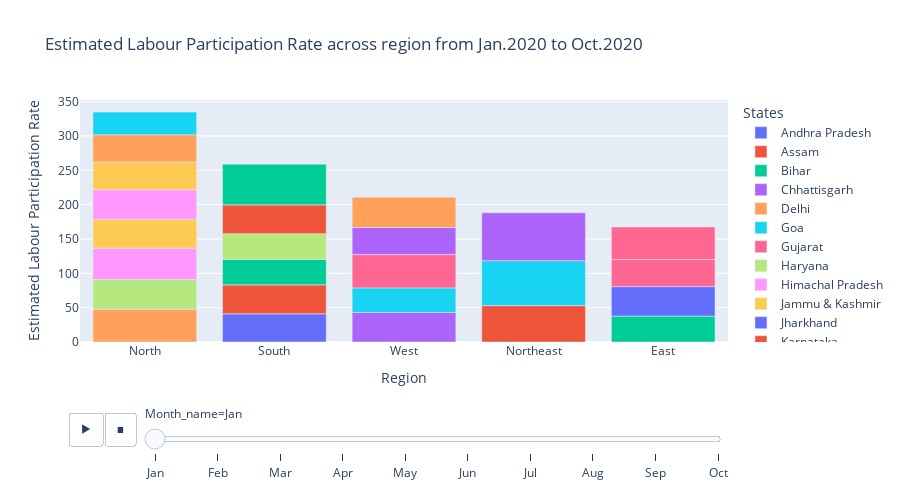

The cell this chart's notebook holds for it:
### Code cell
fig = px.bar(df, x='Region', y='Estimated Labour Participation Rate', animation_frame='Month_name', color='States',
             title='Estimated Labour Participation Rate across region from Jan.2020 to Oct.2020', height=500, template='plotly')
fig.update_layout(xaxis={'categoryorder': 'total descending'})
fig.layout.updatemenus[0].buttons[0].args[1]["frame"]["duration"] = 2000
fig.show()

### Figure 1 — Plotly figure (JSON) as saved in the notebook; plotly's stock layout.template omitted (floating-point values rounded to 4 significant figures)
{"data": [{"alignmentgroup": "True", "hovertemplate": "States=Andhra Pradesh<br>Month_name=Jan<br>Region=%{x}<br>Estimated Labour Participation Rate=%{y}<extra></extra>", "legendgroup": "Andhra Pradesh", "marker": {"color": "#636efa", "pattern": {"shape": ""}}, "name": "Andhra Pradesh", "offsetgroup": "Andhra Pradesh", "orientation": "v", "showlegend": true, "textposition": "auto", "type": "bar", "x": ["South"], "xaxis": "x", "y": [41.02], "yaxis": "y"}, {"alignmentgroup": "True", "hovertemplate": "States=Assam<br>Month_name=Jan<br>Region=%{x}<br>Estimated Labour Participation Rate=%{y}<extra></extra>", "legendgroup": "Assam", "marker": {"color": "#EF553B", "pattern": {"shape": ""}}, "name": "Assam", "offsetgroup": "Assam", "orientation": "v", "showlegend": true, "textposition": "auto", "type": "bar", "x": ["Northeast"], "xaxis": "x", "y": [52.98], "yaxis": "y"}, {"alignmentgroup": "True", "hovertemplate": "States=Bihar<br>Month_name=Jan<br>Region=%{x}<br>Estimated Labour Participation Rate=%{y}<extra></extra>", "legendgroup": "Bihar", "marker": {"color": "#00cc96", "pattern": {"shape": ""}}, "name": "Bihar", "offsetgroup": "Bihar", "orientation": "v", "showlegend": true, "textposition": "auto", "type": "bar", "x": ["East"], "xaxis": "x", "y": [37.72], "yaxis": "y"}, {"alignmentgroup": "True", "hovertemplate": "States=Chhattisgarh<br>Month_name=Jan<br>Region=%{x}<br>Estimated Labour Participation Rate=%{y}<extra></extra>", "legendgroup": "Chhattisgarh", "marker": {"color": "#ab63fa", "pattern": {"shape": ""}}, "name": "Chhattisgarh", "offsetgroup": "Chhattisgarh", "orientation": "v", "showlegend": true, "textposition": "auto", "type": "bar", "x": ["West"], "xaxis": "x", "y": [43.08], "yaxis": "y"}, {"alignmentgroup": "True", "hovertemplate": "States=Delhi<br>Month_name=Jan<br>Region=%{x}<br>Estimated Labour Participation Rate=%{y}<extra></extra>", "legendgroup": "Delhi", "marker": {"color": "#FFA15A", "pattern": {"shape": ""}}, "name": "Delhi", "offsetgroup": "Delhi", "orientation": "v", "showlegend": true, "textposition": "auto", "type": "bar", "x": ["North"], "xaxis": "x", "y": [47.79], "yaxis": "y"}, {"alignmentgroup": "True", "hovertemplate": "States=Goa<br>Month_name=Jan<br>Region=%{x}<br>Estimated Labour Participation Rate=%{y}<extra></extra>", "legendgroup": "Goa", "marker": {"color": "#19d3f3", "pattern": {"shape": ""}}, "name": "Goa", "offsetgroup": "Goa", "orientation": "v", "showlegend": true, "textposition": "auto", "type": "bar", "x": ["West"], "xaxis": "x", "y": [35.73], "yaxis": "y"}, {"alignmentgroup": "True", "hovertemplate": "States=Gujarat<br>Month_name=Jan<br>Region=%{x}<br>Estimated Labour Participation Rate=%{y}<extra></extra>", "legendgroup": "Gujarat", "marker": {"color": "#FF6692", "pattern": {"shape": ""}}, "name": "Gujarat", "offsetgroup": "Gujarat", "orientation": "v", "showlegend": true, "textposition": "auto", "type": "bar", "x": ["West"], "xaxis": "x", "y": [48.49], "yaxis": "y"}, {"alignmentgroup": "True", "hovertemplate": "States=Haryana<br>Month_name=Jan<br>Region=%{x}<br>Estimated Labour Participation Rate=%{y}<extra></extra>", "legendgroup": "Haryana", "marker": {"color": "#B6E880", "pattern": {"shape": ""}}, "name": "Haryana", "offsetgroup": "Haryana", "orientation": "v", "showlegend": true, "textposition": "auto", "type": "bar", "x": ["North"], "xaxis": "x", "y": [43.36], "yaxis": "y"}, {"alignmentgroup": "True", "hovertemplate": "States=Himachal Pradesh<br>Month_name=Jan<br>Region=%{x}<br>Estimated Labour Participation Rate=%{y}<extra></extra>", "legendgroup": "Himachal Pradesh", "marker": {"color": "#FF97FF", "pattern": {"shape": ""}}, "name": "Himachal Pradesh", "offsetgroup": "Himachal Pradesh", "orientation": "v", "showlegend": true, "textposition": "auto", "type": "bar", "x": ["North"], "xaxis": "x", "y": [45.5], "yaxis": "y"}, {"alignmentgroup": "True", "hovertemplate": "States=Jammu & Kashmir<br>Month_name=Jan<br>Region=%{x}<br>Estimated Labour Participation Rate=%{y}<extra></extra>", "legendgroup": "Jammu & Kashmir", "marker": {"color": "#FECB52", "pattern": {"shape": ""}}, "name": "Jammu & Kashmir", "offsetgroup": "Jammu & Kashmir", "orientation": "v", "showlegend": true, "textposition": "auto", "type": "bar", "x": ["North"], "xaxis": "x", "y": [42.2], "yaxis": "y"}, {"alignmentgroup": "True", "hovertemplate": "States=Jharkhand<br>Month_name=Jan<br>Region=%{x}<br>Estimated Labour Participation Rate=%{y}<extra></extra>", "legendgroup": "Jharkhand", "marker": {"color": "#636efa", "pattern": {"shape": ""}}, "name": "Jharkhand", "offsetgroup": "Jharkhand", "orientation": "v", "showlegend": true, "textposition": "auto", "type": "bar", "x": ["East"], "xaxis": "x", "y": [42.92], "yaxis": "y"}, {"alignmentgroup": "True", "hovertemplate": "States=Karnataka<br>Month_name=Jan<br>Region=%{x}<br>Estimated Labour Participation Rate=%{y}<extra></extra>", "legendgroup": "Karnataka", "marker": {"color": "#EF553B", "pattern": {"shape": ""}}, "name": "Karnataka", "offsetgroup": "Karnataka", "orientation": "v", "showlegend": true, "textposition": "auto", "type": "bar", "x": ["South"], "xaxis": "x", "y": [42.18], "yaxis": "y"}, {"alignmentgroup": "True", "hovertemplate": "States=Kerala<br>Month_name=Jan<br>Region=%{x}<br>Estimated Labour Participation Rate=%{y}<extra></extra>", "legendgroup": "Kerala", "marker": {"color": "#00cc96", "pattern": {"shape": ""}}, "name": "Kerala", "offsetgroup": "Kerala", "orientation": "v", "showlegend": true, "textposition": "auto", "type": "bar", "x": ["South"], "xaxis": "x", "y": [37.12], "yaxis": "y"}, {"alignmentgroup": "True", "hovertemplate": "States=Madhya Pradesh<br>Month_name=Jan<br>Region=%{x}<br>Estimated Labour Participation Rate=%{y}<extra></extra>", "legendgroup": "Madhya Pradesh", "marker": {"color": "#ab63fa", "pattern": {"shape": ""}}, "name": "Madhya Pradesh", "offsetgroup": "Madhya Pradesh", "orientation": "v", "showlegend": true, "textposition": "auto", "type": "bar", "x": ["West"], "xaxis": "x", "y": [39.42], "yaxis": "y"}, {"alignmentgroup": "True", "hovertemplate": "States=Maharashtra<br>Month_name=Jan<br>Region=%{x}<br>Estimated Labour Participation Rate=%{y}<extra></extra>", "legendgroup": "Maharashtra", "marker": {"color": "#FFA15A", "pattern": {"shape": ""}}, "name": "Maharashtra", "offsetgroup": "Maharashtra", "orientation": "v", "showlegend": true, "textposition": "auto", "type": "bar", "x": ["West"], "xaxis": "x", "y": [44.19], "yaxis": "y"}, {"alignmentgroup": "True", "hovertemplate": "States=Meghalaya<br>Month_name=Jan<br>Region=%{x}<br>Estimated Labour Participation Rate=%{y}<extra></extra>", "legendgroup": "Meghalaya", "marker": {"color": "#19d3f3", "pattern": {"shape": ""}}, "name": "Meghalaya", "offsetgroup": "Meghalaya", "orientation": "v", "showlegend": true, "textposition": "auto", "type": "bar", "x": ["Northeast"], "xaxis": "x", "y": [65.49], "yaxis": "y"}, {"alignmentgroup": "True", "hovertemplate": "States=Odisha<br>Month_name=Jan<br>Region=%{x}<br>Estimated Labour Participation Rate=%{y}<extra></extra>", "legendgroup": "Odisha", "marker": {"color": "#FF6692", "pattern": {"shape": ""}}, "name": "Odisha", "offsetgroup": "Odisha", "orientation": "v", "showlegend": true, "textposition": "auto", "type": "bar", "x": ["East"], "xaxis": "x", "y": [39.44], "yaxis": "y"}, {"alignmentgroup": "True", "hovertemplate": "States=Puducherry<br>Month_name=Jan<br>Region=%{x}<br>Estimated Labour Participation Rate=%{y}<extra></extra>", "legendgroup": "Puducherry", "marker": {"color": "#B6E880", "pattern": {"shape": ""}}, "name": "Puducherry", "offsetgroup": "Puducherry", "orientation": "v", "showlegend": true, "textposition": "auto", "type": "bar", "x": ["South"], "xaxis": "x", "y": [37.46], "yaxis": "y"}, {"alignmentgroup": "True", "hovertemplate": "States=Punjab<br>Month_name=Jan<br>Region=%{x}<br>Estimated Labour Participation Rate=%{y}<extra></extra>", "legendgroup": "Punjab", "marker": {"color": "#FF97FF", "pattern": {"shape": ""}}, "name": "Punjab", "offsetgroup": "Punjab", "orientation": "v", "showlegend": true, "textposition": "auto", "type": "bar", "x": ["North"], "xaxis": "x", "y": [42.82], "yaxis": "y"}, {"alignmentgroup": "True", "hovertemplate": "States=Rajasthan<br>Month_name=Jan<br>Region=%{x}<br>Estimated Labour Participation Rate=%{y}<extra></extra>", "legendgroup": "Rajasthan", "marker": {"color": "#FECB52", "pattern": {"shape": ""}}, "name": "Rajasthan", "offsetgroup": "Rajasthan", "orientation": "v", "showlegend": true, "textposition": "auto", "type": "bar", "x": ["North"], "xaxis": "x", "y": [40.51], "yaxis": "y"}, {"alignmentgroup": "True", "hovertemplate": "States=Tamil Nadu<br>Month_name=Jan<br>Region=%{x}<br>Estimated Labour Participation Rate=%{y}<extra></extra>", "legendgroup": "Tamil Nadu", "marker": {"color": "#EF553B", "pattern": {"shape": ""}}, "name": "Tamil Nadu", "offsetgroup": "Tamil Nadu", "orientation": "v", "showlegend": true, "textposition": "auto", "type": "bar", "x": ["South"], "xaxis": "x", "y": [41.96], "yaxis": "y"}, {"alignmentgroup": "True", "hovertemplate": "States=Telangana<br>Month_name=Jan<br>Region=%{x}<br>Estimated Labour Participation Rate=%{y}<extra></extra>", "legendgroup": "Telangana", "marker": {"color": "#00cc96", "pattern": {"shape": ""}}, "name": "Telangana", "offsetgroup": "Telangana", "orientation": "v", "showlegend": true, "textposition": "auto", "type": "bar", "x": ["South"], "xaxis": "x", "y": [59.25], "yaxis": "y"}, {"alignmentgroup": "True", "hovertemplate": "States=Tripura<br>Month_name=Jan<br>Region=%{x}<br>Estimated Labour Participation Rate=%{y}<extra></extra>", "legendgroup": "Tripura", "marker": {"color": "#ab63fa", "pattern": {"shape": ""}}, "name": "Tripura", "offsetgroup": "Tripura", "orientation": "v", "showlegend": true, "textposition": "auto", "type": "bar", "x": ["Northeast"], "xaxis": "x", "y": [69.69], "yaxis": "y"}, {"alignmentgroup": "True", "hovertemplate": "States=Uttar Pradesh<br>Month_name=Jan<br>Region=%{x}<br>Estimated Labour Participation Rate=%{y}<extra></extra>", "legendgroup": "Uttar Pradesh", "marker": {"color": "#FFA15A", "pattern": {"shape": ""}}, "name": "Uttar Pradesh", "offsetgroup": "Uttar Pradesh", "orientation": "v", "showlegend": true, "textposition": "auto", "type": "bar", "x": ["North"], "xaxis": "x", "y": [39.63], "yaxis": "y"}, {"alignmentgroup": "True", "hovertemplate": "States=Uttarakhand<br>Month_name=Jan<br>Region=%{x}<br>Estimated Labour Participation Rate=%{y}<extra></extra>", "legendgroup": "Uttarakhand", "marker": {"color": "#19d3f3", "pattern": {"shape": ""}}, "name": "Uttarakhand", "offsetgroup": "Uttarakhand", "orientation": "v", "showlegend": true, "textposition": "auto", "type": "bar", "x": ["North"], "xaxis": "x", "y": [32.99], "yaxis": "y"}, {"alignmentgroup": "True", "hovertemplate": "States=West Bengal<br>Month_name=Jan<br>Region=%{x}<br>Estimated Labour Participation Rate=%{y}<extra></extra>", "legendgroup": "West Bengal", "marker": {"color": "#FF6692", "pattern": {"shape": ""}}, "name": "West Bengal", "offsetgroup": "West Bengal", "orientation": "v", "showlegend": true, "textposition": "auto", "type": "bar", "x": ["East"], "xaxis": "x", "y": [47.35], "yaxis": "y"}], "layout": {"barmode": "relative", "height": 500, "legend": {"title": {"text": "States"}, "tracegroupgap": 0}, "sliders": [{"active": 0, "currentvalue": {"prefix": "Month_name="}, "len": 0.9, "pad": {"b": 10, "t": 60}, "steps": [{"args": [["Jan"], {"frame": {"duration": 0, "redraw": true}, "fromcurrent": true, "mode": "immediate", "transition": {"duration": 0, "easing": "linear"}}], "label": "Jan", "method": "animate"}, {"args": [["Feb"], {"frame": {"duration": 0, "redraw": true}, "fromcurrent": true, "mode": "immediate", "transition": {"duration": 0, "easing": "linear"}}], "label": "Feb", "method": "animate"}, {"args": [["Mar"], {"frame": {"duration": 0, "redraw": true}, "fromcurrent": true, "mode": "immediate", "transition": {"duration": 0, "easing": "linear"}}], "label": "Mar", "method": "animate"}, {"args": [["Apr"], {"frame": {"duration": 0, "redraw": true}, "fromcurrent": true, "mode": "immediate", "transition": {"duration": 0, "easing": "linear"}}], "label": "Apr", "method": "animate"}, {"args": [["May"], {"frame": {"duration": 0, "redraw": true}, "fromcurrent": true, "mode": "immediate", "transition": {"duration": 0, "easing": "linear"}}], "label": "May", "method": "animate"}, {"args": [["Jun"], {"frame": {"duration": 0, "redraw": true}, "fromcurrent": true, "mode": "immediate", "transition": {"duration": 0, "easing": "linear"}}], "label": "Jun", "method": "animate"}, {"args": [["Jul"], {"frame": {"duration": 0, "redraw": true}, "fromcurrent": true, "mode": "immediate", "transition": {"duration": 0, "easing": "linear"}}], "label": "Jul", "method": "animate"}, {"args": [["Aug"], {"frame": {"duration": 0, "redraw": true}, "fromcurrent": true, "mode": "immediate", "transition": {"duration": 0, "easing": "linear"}}], "label": "Aug", "method": "animate"}, {"args": [["Sep"], {"frame": {"duration": 0, "redraw": true}, "fromcurrent": true, "mode": "immediate", "transition": {"duration": 0, "easing": "linear"}}], "label": "Sep", "method": "animate"}, {"args": [["Oct"], {"frame": {"duration": 0, "redraw": true}, "fromcurrent": true, "mode": "immediate", "transition": {"duration": 0, "easing": "linear"}}], "label": "Oct", "method": "animate"}], "x": 0.1, "xanchor": "left", "y": 0, "yanchor": "top"}], "title": {"text": "Estimated Labour Participation Rate across region from Jan.2020 to Oct.2020"}, "updatemenus": [{"buttons": [{"args": [null, {"frame": {"duration": 2000, "redraw": true}, "fromcurrent": true, "mode": "immediate", "transition": {"duration": 500, "easing": "linear"}}], "label": "&#9654;", "method": "animate"}, {"args": [[null], {"frame": {"duration": 0, "redraw": true}, "fromcurrent": true, "mode": "immediate", "transition": {"duration": 0, "easing": "linear"}}], "label": "&#9724;", "method": "animate"}], "direction": "left", "pad": {"r": 10, "t": 70}, "showactive": false, "type": "buttons", "x": 0.1, "xanchor": "right", "y": 0, "yanchor": "top"}], "xaxis": {"anchor": "y", "categoryorder": "total descending", "domain": [0, 1], "title": {"text": "Region"}}, "yaxis": {"anchor": "x", "domain": [0, 1], "title": {"text": "Estimated Labour Participation Rate"}}}}
